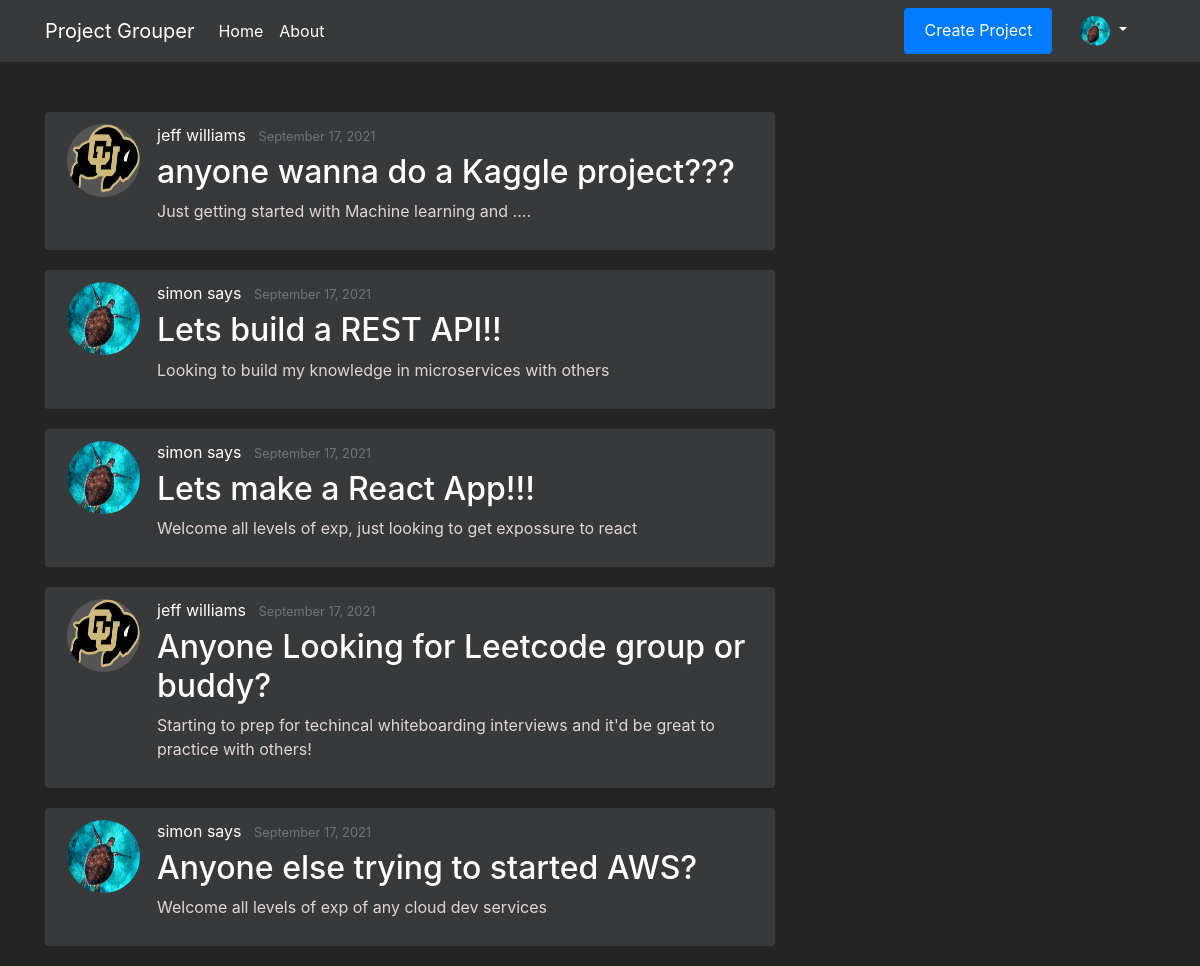
The app's page /home (signed in) with its own data.
### flaskapp/models.py (models this page shows, shortened)
class Users(db.Model, UserMixin):
    __tablename__ = 'user'
    id = db.Column(db.Integer, primary_key=True, nullable=False)
    first_name = db.Column(db.String(20), nullable=False)
    last_name = db.Column(db.String(20), nullable=False)
    email = db.Column(db.String(50), unique=True, nullable=False)
    password = db.Column(db.String(20), nullable=False)
    profile_image = db.Column(db.String(20), nullable=False, default="Portrait_Placeholder.png")
    date_joined = db.Column(db.DateTime, nullable=False, default=datetime.utcnow)
    is_moderator = db.Column(db.Boolean, default=False, nullable=False)
    languages = db.relationship('Languages', secondary=UserLanguages, lazy='subquery', backref="get_users")
    careers = db.relationship('Careers', secondary=UserCareers, lazy='subquery', backref="get_users")

class Projects(db.Model):
    __tablename__ = 'project'
    id = db.Column(db.Integer, primary_key=True, nullable=False)
    name = db.Column(db.String(250), unique=True, nullable=False)
    desc = db.Column(db.String(500), unique=False, nullable=False)
    creation_timestamp = db.Column(db.DateTime, nullable=False, default=datetime.utcnow)
    start_date = db.Column(db.DateTime, nullable=True, default=datetime.utcnow)
    target_end_date = db.Column(db.DateTime, nullable=True, default=datetime.utcnow)
    owner_id = db.Column(db.Integer, db.ForeignKey('user.id'), nullable=False, default=1)
    owner = db.relationship("Users", foreign_keys=owner_id, backref="owned_projects", uselist=False)
    members = db.relationship('Users', secondary=UserProjects, lazy='subquery', backref="get_projects")
    languages = db.relationship('Languages', secondary=ProjectLanguages, lazy='subquery', backref="get_projects")
    careers = db.relationship('Careers', secondary=ProjectCareers, lazy='subquery', backref="get_projects")

### flaskapp/routes.py (the view)
@app.route('/')
@app.route('/home')
def home():
    projects = Projects.query.all()
    projects = sorted(projects, key=lambda x: x.creation_timestamp, reverse=True)
    for project in projects:
        print(project.creation_timestamp)
    return render_template('home.html', projects=projects)

### flaskapp/models.py (called while the page is built)
@login_manager.user_loader
def load_user(user_id):
    return Users.query.get(int(user_id))

### flaskapp/templates/home.html
{% extends "layout.html" %}
{% block content %}
    {% for project in projects %}
        <article class="media content-section">
            <img class="rounded-circle article-img" src="{{ url_for('static', filename='profile_pics/' + project.owner.profile_image) }}">
            <div class="media-body">
                <div class="article-metadata">
                    <a class="mr-2" href="#">{{ project.owner.first_name }} {{ project.owner.last_name }}</a>
                    <small class="text-muted">{{ project.creation_timestamp.strftime('%B %d, %Y') }}</small>
                </div>
                <h2><a class="article-title" href="{{ url_for('project', project_id=project.id) }}">{{ project.name }}</a></h2>
                <p class="article-content">{{ project.desc }}</p>
            </div>
            </article>
    {% endfor %}
{% endblock content %}

### flaskapp/templates/layout.html (shortened to what this page needs)
<!DOCTYPE html>
<html lang="en">
<head>
    <link rel="stylesheet" href="https://maxcdn.bootstrapcdn.com/bootstrap/4.0.0/css/bootstrap.min.css">
    <link rel="stylesheet" type="text/css" href="{{ url_for('static', filename='/main.css') }}">
</head>
<body>
    <header class="site-header">
        <nav class="navbar navbar-expand-md navbar-dark bg-steel fixed-top">
            <div class="container">
                <a class="navbar-brand" href="/"> Project Grouper </a>
                <div class="collapse navbar-collapse" id="navbarToggle">
                    <div class="navbar-nav mr-auto">
                        <a class="nav-item nav-link" href="{{ url_for('home') }}">Home</a>
                        <a class="nav-item nav-link" href="{{ url_for('about') }}">About</a>
                    </div>
                    <div class="navbar-nav">
                        {% if current_user.is_authenticated %}
                            <a class="btn btn-primary btn-sml" href="{{ url_for('new_project') }}">Create Project</a>
                            <li class="nav-item dropdown">
                                <a class="nav-link dropdown-toggle" href="#" id="navbarDropdownMenuLink" role="button" data-toggle="dropdown" aria-haspopup="true" aria-expanded="false">
                                    <img src="{{ url_for('static', filename='profile_pics/' + current_user.profile_image) }}" width="30" height="30" class="rounded-circle">
                                </a>
                        {% else %}
                            <a class="nav-item nav-link" href="{{ url_for('login') }}">Login</a>
                            <a class="nav-item nav-link" href="{{ url_for('register') }}">Register</a>
                        {% endif %}
                    </div>
                </div>
            </div>
        </nav>
    </header>
    <main role="main" class="container">
      <div class="row">
        <div class="col-md-8">
          {% block content %}
          {% endblock %}
        </div>
      </div>
    </main>
</body>
</html>

### flaskapp/static/main.css (style rules this page uses)
.btn-primary { border: none; color: #ffffff; padding: 10px 20px; cursor: pointer; }
.navbar-nav > li { padding-left:20px; padding-right:20px; }
body { background: #252424; color: #e0d5d5; margin-top: 7rem; }
h1, h2, h3, h4, h5, h6 { color: #ffffff; }
.mr-2 { color: #ffffff; }
.bg-steel { background-color: #38393a; }
.site-header .navbar-nav .nav-link { color: #ffffff; }
.content-section { background: #38393a; padding: 10px 20px; border: 1px solid #38393a; border-radius: 3px; margin-bottom: 20px; }
.article-title { color: #ffffff; }
.article-content { white-space: pre-line; }
.article-img { height: 75px; width: 75px; margin-right: 16px; border: 1px solid #38393a; background:#555555; }
.article-metadata { padding-bottom: 1px; margin-bottom: 4px; border-bottom: 1px solid #38393a; }

### records on screen
Users: profile_image (placeholder picture)
Projects: profile_image (picture), owner.first_name "jeff", owner.last_name "williams", creation_timestamp "September 17, 2021", name "anyone wanna do a Kaggle project???", desc "Just getting started with Machine learning and ...."
Projects: profile_image (placeholder picture), owner.first_name "simon", owner.last_name "says", creation_timestamp "September 17, 2021", name "Lets build a REST API!!", desc "Looking to build my knowledge in microservices with others"
Projects: profile_image (placeholder picture), owner.first_name "simon", owner.last_name "says", creation_timestamp "September 17, 2021", name "Lets make a React App!!!", desc "Welcome all levels of exp, just looking to get expossure to react"
Projects: profile_image (picture), owner.first_name "jeff", owner.last_name "williams", creation_timestamp "September 17, 2021", name "Anyone Looking for Leetcode group or buddy?", desc "Starting to prep for techincal whiteboarding interviews and it'd be great to practice with others!"
Projects: profile_image (placeholder picture), owner.first_name "simon", owner.last_name "says", creation_timestamp "September 17, 2021", name "Anyone else trying to started AWS?", desc "Welcome all levels of exp of any cloud dev services"
